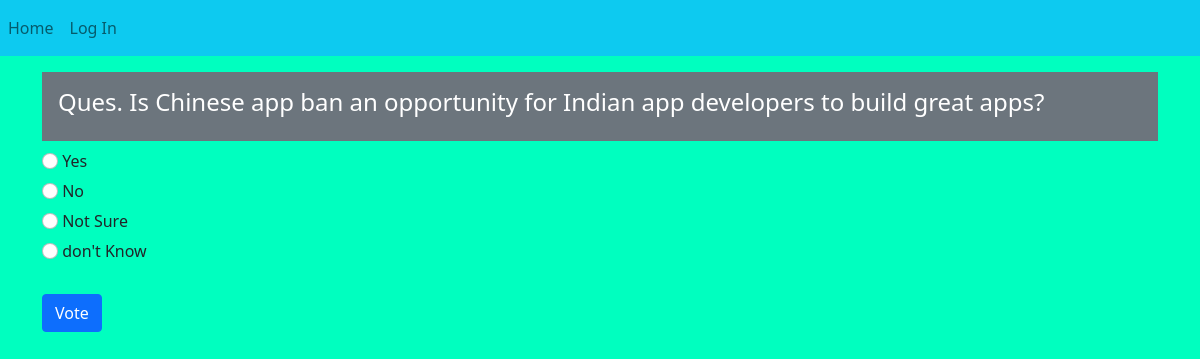
Page /2/ on the committed database.
### polls/models.py (models this page shows, shortened)
class Question(models.Model):
    question_text=models.CharField(max_length=700)
    pub_date=models.DateTimeField('Date published')

class Choice(models.Model):
    choice_text=models.CharField(max_length=200)
    question=models.ForeignKey(Question, on_delete=models.CASCADE)
    votes=models.IntegerField(default=0)

### polls/views.py (the view)
# urls.py: path('<int:pk>/', views.DetailView.as_view(), name='detail'),
class DetailView(generic.DetailView):
    model = Question
    template_name = 'polls/detail.html'
    def get_queryset(self):
        return Question.objects.filter(pub_date__lte=timezone.now())

### polls/templates/polls/detail.html (shortened to what this page needs)
{% extends 'parents.html' %}
{% load static %}
{% block scss %}  <link rel="stylesheet" href="{% static 'polls/css/detail.css' %}">{% endblock scss %}
{% block content %}
<div class="container mt-3">
<div class="p-3 mb-2 bg-secondary text-white">
<h4>Ques. {{ question.question_text }}</h4>
</div>
<form action="{% url 'polls:vote' question.id %}" method="post">
{% for choice in question.choice_set.all %}
    <input class="form-check-input" type="radio" name="choice" id="choice{{ forloop.counter }}" value="{{ choice.id }}">
    <label for="choice{{ forloop.counter }}"><h6>{{ choice.choice_text }}</h6></label><br>
{% endfor %}
<br>
<input class="btn btn-primary" type="submit" value="Vote">
</form>
</div>
{% endblock content %}

### polls/static/polls/css/detail.css (style rules this page uses)
body { background-color: #00ffbf; }

### rows in the picture
Question: question_text "Is Chinese app ban an opportunity for Indian app developers to build great apps?"
Choice: choice_text "Yes"
Choice: choice_text "No"
Choice: choice_text "Not Sure"
Choice: choice_text "don't Know"
